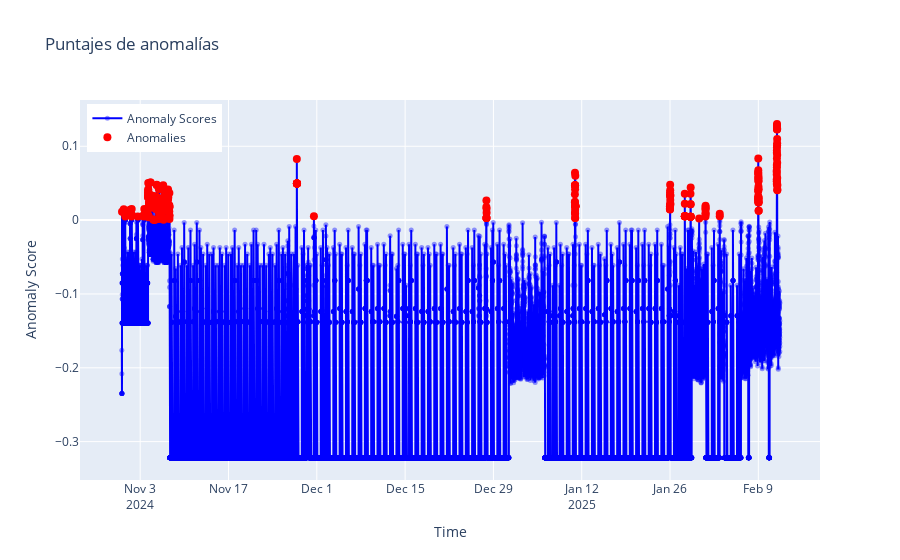

The notebook cell saved with this chart:
### Code cell
plots.plot_dynamic()

### Figure 1 — Plotly figure (JSON) as saved in the notebook; plotly's stock layout.template omitted (floating-point values rounded to 4 significant figures; data arrays with more than 128 entries replaced by an {"elided": "..."} marker saying what was removed)
{"data": [{"line": {"color": "blue"}, "marker": {"opacity": 0.4, "size": 5}, "mode": "lines+markers", "name": "Anomaly Scores", "type": "scatter", "x": {"elided": "30049 str values"}, "y": {"elided": "30049 float values"}}, {"marker": {"color": "red", "size": 8}, "mode": "markers", "name": "Anomalies", "type": "scatter", "x": {"elided": "295 str values"}, "y": {"elided": "295 float values"}}], "layout": {"legend": {"x": 0.01, "y": 0.99}, "title": {"text": "Puntajes de anomalías"}, "xaxis": {"title": {"text": "Time"}}, "yaxis": {"title": {"text": "Anomaly Score"}}}}
